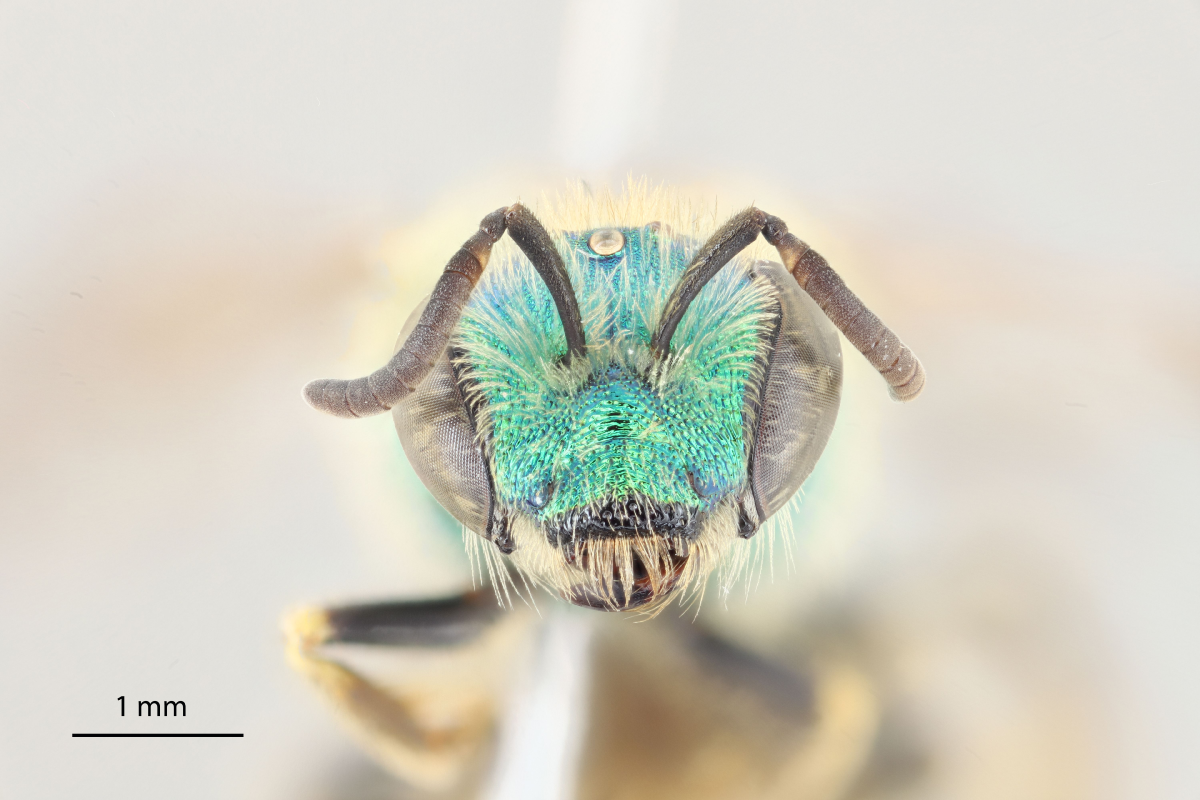
#> input picture test_bee/UCSB-IZC00030474_5X_hef_lg.jpg, 6000 x 4000 px (shown at 1/5 size); its folder holds only this picture in this run
$ python -i funcs.py   (imports and definitions only)
#> lines starting #> are read from the running program, lines starting #| are printed output that depends on the picture; after the words box and inside, x2 and y2 are one past the last pixel; in counts of white or black regions, pixels touching at a corner belong together
import cv2
import numpy as np
from PIL import Image
from pytesseract import pytesseract
import re
import matplotlib.pyplot as plt
import math
from scipy.integrate import quad
import os

# set path to tesseract.exe
path_to_tesseract = r"C:\Program Files\Tesseract-OCR\tesseract.exe"

pytesseract.tesseract_cmd = path_to_tesseract

# [88 lines left out: functions get_seed_points, crop_scale, not called in this run]


def get_pixel_size_mm_test(image_path, min_aspect_ratio = 40, extension = 300,
                           color = 'b'):
#> called with image_path = 'UCSB-IZC00030474_5X_hef_lg.jpg', min_aspect_ratio = 40, extension = 300, color = 'b'
    if color not in ['b', 'w']:
        raise ValueError('Invalid input: scale bar color should be "b" or "w"')
    img = cv2.imread(image_path)
#> img is the input picture: shape (4000, 6000, 3); mean B, G, R 194.7, 208, 210.6

    if color == 'b':
        gray = cv2.cvtColor(img, cv2.COLOR_BGR2GRAY)
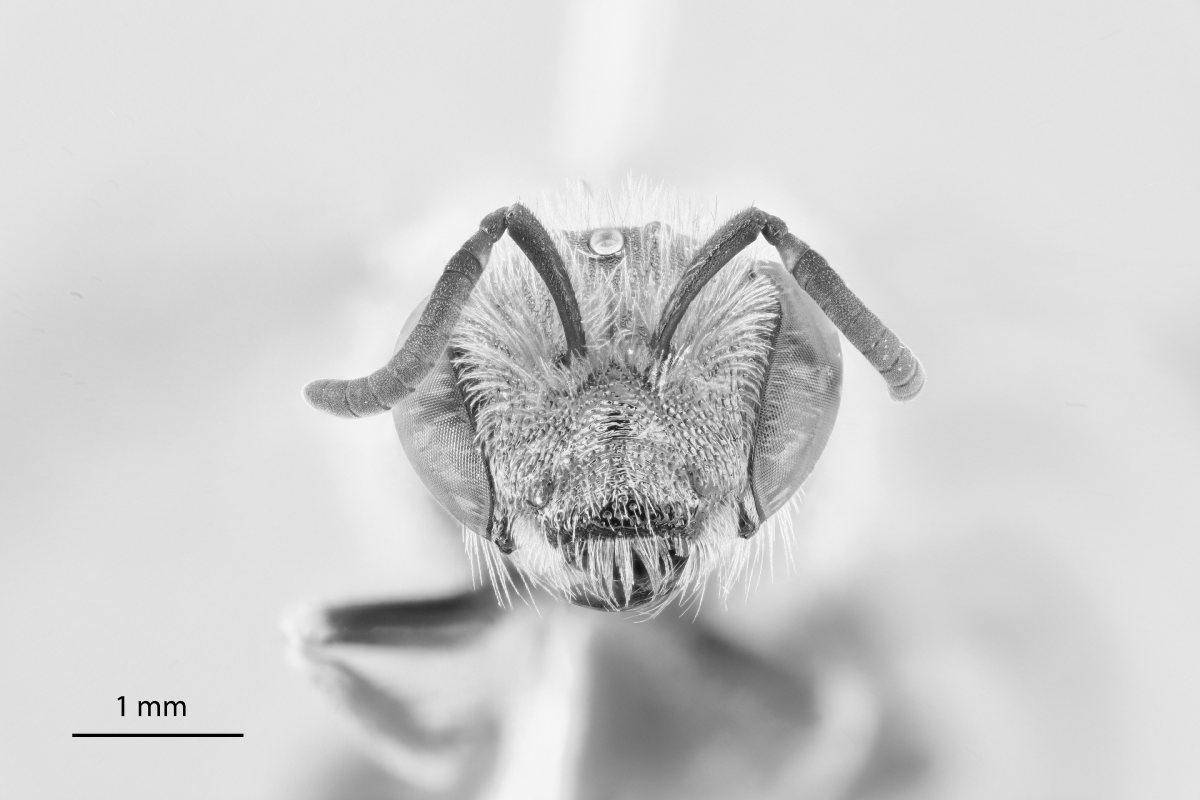
#> gray: shape (4000, 6000) (shown at 1/5 size); min 0, max 254, mean 207.2
        _, mask = cv2.threshold(gray, 10, 255, cv2.THRESH_BINARY)
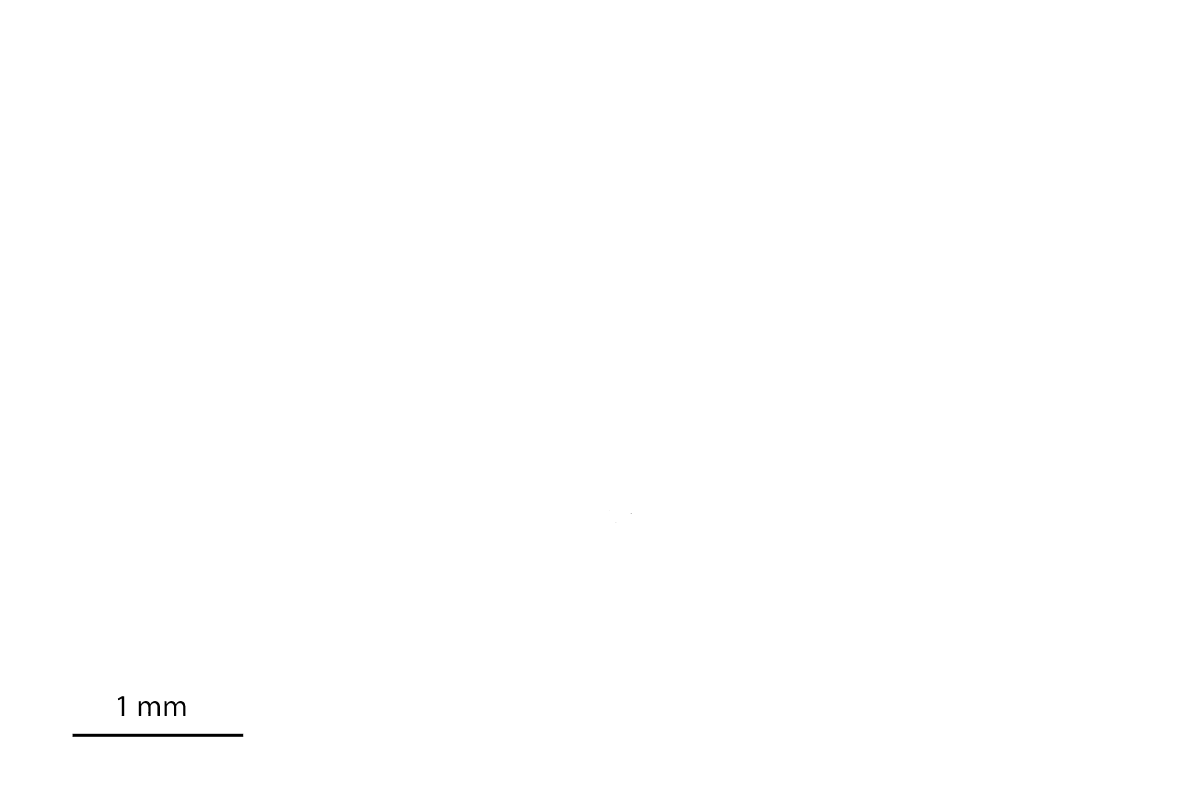
#> mask: shape (4000, 6000) (shown at 1/5 size); 99.9% white; 9 black regions (5 under 20 px), largest, box (x1, y1, x2, y2) and area: (362, 3669, 1217, 3685) 12802, (694, 3505, 800, 3580) 3204, (822, 3505, 927, 3580) 3010, (589, 3481, 621, 3580) 1381
        mask_inv = cv2.bitwise_not(mask)
        bg = np.full_like(img, 255)
        fg = cv2.bitwise_and(bg, bg, mask=mask_inv)
#> fg: shape (4000, 6000, 3); 0.09% white; 9 white regions (5 under 20 px)
#> bg: shape (4000, 6000, 3); every value is 255
        gray = cv2.cvtColor(fg, cv2.COLOR_BGR2GRAY)
        _, binary_image = cv2.threshold(gray, 10, 255, cv2.THRESH_BINARY)

    else:
        gray = cv2.cvtColor(img, cv2.COLOR_BGR2GRAY)
        mask = cv2.threshold(gray, 245, 255, cv2.THRESH_BINARY)[1]
        mask_inv = cv2.bitwise_not(mask)
        bg = np.full_like(img, 255)
        fg = cv2.bitwise_and(img, bg, mask=mask_inv)
        gray_fg = cv2.cvtColor(fg, cv2.COLOR_BGR2GRAY)
        binary_image = cv2.threshold(gray_fg, 10, 255, cv2.THRESH_BINARY)[1]
        binary_image = cv2.bitwise_not(binary_image)


    contours, _ = cv2.findContours(binary_image, cv2.RETR_EXTERNAL, cv2.CHAIN_APPROX_SIMPLE)
#> contours = 9 contours, 5 with area under 20; largest, box (x1, y1, x2, y2) and area: (362, 3669, 1217, 3685) 11935, (694, 3505, 800, 3580) 2930, (822, 3505, 927, 3580) 2740, (589, 3481, 621, 3580) 1261


    for contour in contours:
        # Find the bounding rectangle of the contour
        x,y,w,h = cv2.boundingRect(contour)

        # Calculate the aspect ratio of the bounding rectangle
        rect_aspect_ratio = float(w)/h

        # Check if the aspect ratio of the bounding rectangle is larger than the minimum aspect ratio we're looking for
        if rect_aspect_ratio > min_aspect_ratio:
            width = w
            new_height = h + extension
            y_fixed = y + h
            y_new = y_fixed - new_height

            if y_new < 0:
                img_rect = cv2.rectangle(img.copy(), (x, 0), (x+w+5, y_fixed), (0, 255, 0), 5)

            else:
                img_rect = cv2.rectangle(img.copy(), (x, y_new), (x+w+5, y_fixed), (0, 255, 0), 5)

            img_crop = binary_image[0:y_fixed, x:x+w]
            num_str = pytesseract.image_to_string(img_crop, config= 'digits')

            # if OCR fails
            if not num_str or not any(char.isdigit() for char in num_str):
                num = input("Please enter a digit number for the unit number:")
                if num.isdigit():
                    num = int(num)
                else:
                    print("Invalid input. Please enter a digit number.")
            else:
                num_str = re.sub(r'\D', '', num_str)
                num = int(num_str)


            contours_scale, _ = cv2.findContours(img_crop, cv2.RETR_EXTERNAL, cv2.CHAIN_APPROX_SIMPLE)

            for contour in contours_scale:
                x,y,w,h = cv2.boundingRect(contour)
                rect_aspect_ratio = float(w)/h
                if rect_aspect_ratio > min_aspect_ratio:

                    print(f"The scale bar length is {num} mm")
                    print(f"Width of the rectangle in pixels: {w}")
                    print(f"The pixel size is {round(num/w, 6)}")

                    return round(num/w, 6)
#> this loop made 1 pass
#> (width, new_height, y_fixed) on pass 1: (855, 316, 3685)
#> pass 1, in get_pixel_size_mm_test, `img_crop = binary_image[0:y_fixed, x:x+w]`:
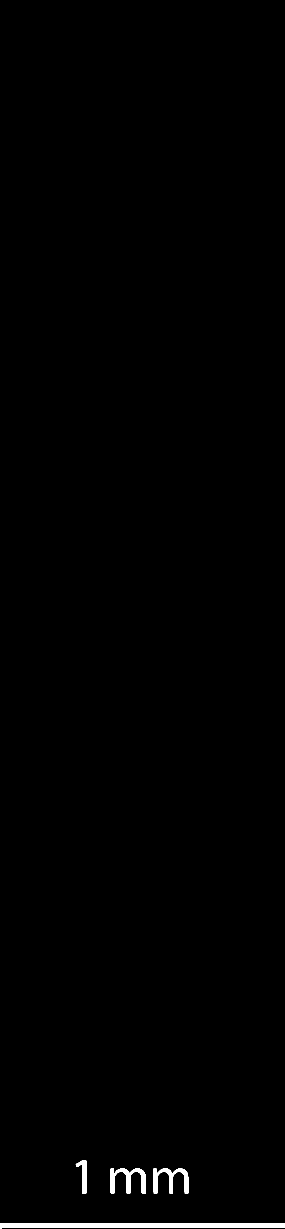
#> img_crop: shape (3685, 855) (shown at 1/3 size); 0.65% white; 4 white regions, box (x1, y1, x2, y2) and area: (0, 3669, 855, 3685) 12802, (332, 3505, 438, 3580) 3204, (460, 3505, 565, 3580) 3010, (227, 3481, 259, 3580) 1381
#> after the loop, new_height = 316; width = 855; y_fixed = 3685; y_new = 3369


# helper function for contour analysis

# [192 lines left out: functions angle_between_3_points, calculate_slope, find_closest_point, cart2pol, pol2cart, rotate_contour and 4 more, not called in this run]

#> (the run stopped early here; a loop or call above may not have finished)
